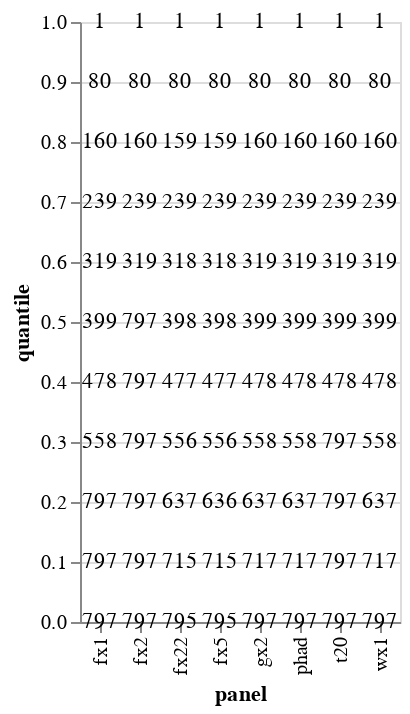

The notebook cell this image was saved under:
### Code cell
alt.Chart(samplesIgElevels).mark_point().encode(
    x=alt.X('panel'),
    y=alt.Y("quantile"),
    size=alt.Size('IgEScore_cutoff:Q')
)
alt.Chart(samplesIgElevels).mark_text().encode(
    x=alt.X('panel'),
    y=alt.Y("quantile"),
    text=alt.Size('sampleCount')
)

### Figure 1 — Vega-Lite specification as saved in the notebook (floating-point values rounded to 4 significant figures)
{"config": {"view": {"continuousWidth": 400, "continuousHeight": 300}}, "data": {"name": "data-5535ea35c53cdc1ede110378b51a6d80"}, "mark": "text", "encoding": {"text": {"type": "quantitative", "field": "sampleCount"}, "x": {"type": "nominal", "field": "panel"}, "y": {"type": "quantitative", "field": "quantile"}}, "$schema": "https://vega.github.io/schema/vega-lite/v4.8.1.json", "datasets": {"data-5535ea35c53cdc1ede110378b51a6d80": [{"panel": "fx1", "quantile": 0.0, "IgEScore_cutoff": 0.0, "sampleCount": 797}, {"panel": "fx2", "quantile": 0.0, "IgEScore_cutoff": 0.0, "sampleCount": 797}, {"panel": "fx22", "quantile": 0.0, "IgEScore_cutoff": 0.08657, "sampleCount": 795}, {"panel": "fx5", "quantile": 0.0, "IgEScore_cutoff": 0.0, "sampleCount": 795}, {"panel": "gx2", "quantile": 0.0, "IgEScore_cutoff": 0.0, "sampleCount": 797}, {"panel": "phad", "quantile": 0.0, "IgEScore_cutoff": 0.0, "sampleCount": 797}, {"panel": "t20", "quantile": 0.0, "IgEScore_cutoff": 0.0, "sampleCount": 797}, {"panel": "wx1", "quantile": 0.0, "IgEScore_cutoff": 0.0, "sampleCount": 797}, {"panel": "fx1", "quantile": 0.1, "IgEScore_cutoff": 0.0, "sampleCount": 797}, {"panel": "fx2", "quantile": 0.1, "IgEScore_cutoff": 0.0, "sampleCount": 797}, {"panel": "fx22", "quantile": 0.1, "IgEScore_cutoff": 0.1307, "sampleCount": 715}, {"panel": "fx5", "quantile": 0.1, "IgEScore_cutoff": 0.03033, "sampleCount": 715}, {"panel": "gx2", "quantile": 0.1, "IgEScore_cutoff": 0.03384, "sampleCount": 717}, {"panel": "phad", "quantile": 0.1, "IgEScore_cutoff": 0.1716, "sampleCount": 717}, {"panel": "t20", "quantile": 0.1, "IgEScore_cutoff": 0.0, "sampleCount": 797}, {"panel": "wx1", "quantile": 0.1, "IgEScore_cutoff": 0.1303, "sampleCount": 717}, {"panel": "fx1", "quantile": 0.2, "IgEScore_cutoff": 0.0, "sampleCount": 797}, {"panel": "fx2", "quantile": 0.2, "IgEScore_cutoff": 0.0, "sampleCount": 797}, {"panel": "fx22", "quantile": 0.2, "IgEScore_cutoff": 0.1405, "sampleCount": 637}, {"panel": "fx5", "quantile": 0.2, "IgEScore_cutoff": 0.04142, "sampleCount": 636}, {"panel": "gx2", "quantile": 0.2, "IgEScore_cutoff": 0.04858, "sampleCount": 637}, {"panel": "phad", "quantile": 0.2, "IgEScore_cutoff": 0.1935, "sampleCount": 637}, {"panel": "t20", "quantile": 0.2, "IgEScore_cutoff": 0.0, "sampleCount": 797}, {"panel": "wx1", "quantile": 0.2, "IgEScore_cutoff": 0.1435, "sampleCount": 637}, {"panel": "fx1", "quantile": 0.3, "IgEScore_cutoff": 0.0007915, "sampleCount": 558}, {"panel": "fx2", "quantile": 0.3, "IgEScore_cutoff": 0.0, "sampleCount": 797}, {"panel": "fx22", "quantile": 0.3, "IgEScore_cutoff": 0.1509, "sampleCount": 556}, {"panel": "fx5", "quantile": 0.3, "IgEScore_cutoff": 0.05231, "sampleCount": 556}, {"panel": "gx2", "quantile": 0.3, "IgEScore_cutoff": 0.06033, "sampleCount": 558}, {"panel": "phad", "quantile": 0.3, "IgEScore_cutoff": 0.2105, "sampleCount": 558}, {"panel": "t20", "quantile": 0.3, "IgEScore_cutoff": 0.0, "sampleCount": 797}, {"panel": "wx1", "quantile": 0.3, "IgEScore_cutoff": 0.1535, "sampleCount": 558}, {"panel": "fx1", "quantile": 0.4, "IgEScore_cutoff": 0.01042, "sampleCount": 478}, {"panel": "fx2", "quantile": 0.4, "IgEScore_cutoff": 0.0, "sampleCount": 797}, {"panel": "fx22", "quantile": 0.4, "IgEScore_cutoff": 0.1596, "sampleCount": 477}, {"panel": "fx5", "quantile": 0.4, "IgEScore_cutoff": 0.0638, "sampleCount": 477}, {"panel": "gx2", "quantile": 0.4, "IgEScore_cutoff": 0.06902, "sampleCount": 478}, {"panel": "phad", "quantile": 0.4, "IgEScore_cutoff": 0.2346, "sampleCount": 478}, {"panel": "t20", "quantile": 0.4, "IgEScore_cutoff": 0.004621, "sampleCount": 478}, {"panel": "wx1", "quantile": 0.4, "IgEScore_cutoff": 0.1643, "sampleCount": 478}, {"panel": "fx1", "quantile": 0.5, "IgEScore_cutoff": 0.02076, "sampleCount": 399}, {"panel": "fx2", "quantile": 0.5, "IgEScore_cutoff": 0.0, "sampleCount": 797}, {"panel": "fx22", "quantile": 0.5, "IgEScore_cutoff": 0.1691, "sampleCount": 398}, {"panel": "fx5", "quantile": 0.5, "IgEScore_cutoff": 0.07563, "sampleCount": 398}, {"panel": "gx2", "quantile": 0.5, "IgEScore_cutoff": 0.08005, "sampleCount": 399}, {"panel": "phad", "quantile": 0.5, "IgEScore_cutoff": 0.3009, "sampleCount": 399}, {"panel": "t20", "quantile": 0.5, "IgEScore_cutoff": 0.01133, "sampleCount": 399}, {"panel": "wx1", "quantile": 0.5, "IgEScore_cutoff": 0.1799, "sampleCount": 399}, {"panel": "fx1", "quantile": 0.6, "IgEScore_cutoff": 0.03168, "sampleCount": 319}, {"panel": "fx2", "quantile": 0.6, "IgEScore_cutoff": 0.03128, "sampleCount": 319}, {"panel": "fx22", "quantile": 0.6, "IgEScore_cutoff": 0.1793, "sampleCount": 318}, {"panel": "fx5", "quantile": 0.6, "IgEScore_cutoff": 0.0955, "sampleCount": 318}, {"panel": "gx2", "quantile": 0.6, "IgEScore_cutoff": 0.09609, "sampleCount": 319}, {"panel": "phad", "quantile": 0.6, "IgEScore_cutoff": 0.4269, "sampleCount": 319}, {"panel": "t20", "quantile": 0.6, "IgEScore_cutoff": 0.02044, "sampleCount": 319}, {"panel": "wx1", "quantile": 0.6, "IgEScore_cutoff": 0.2002, "sampleCount": 319}, {"panel": "fx1", "quantile": 0.7, "IgEScore_cutoff": 0.0489, "sampleCount": 239}, {"panel": "fx2", "quantile": 0.7, "IgEScore_cutoff": 0.09873, "sampleCount": 239}, {"panel": "fx22", "quantile": 0.7, "IgEScore_cutoff": 0.192, "sampleCount": 239}, {"panel": "fx5", "quantile": 0.7, "IgEScore_cutoff": 0.1219, "sampleCount": 239}, {"panel": "gx2", "quantile": 0.7, "IgEScore_cutoff": 0.1222, "sampleCount": 239}, {"panel": "phad", "quantile": 0.7, "IgEScore_cutoff": 0.7694, "sampleCount": 239}, {"panel": "t20", "quantile": 0.7, "IgEScore_cutoff": 0.0392, "sampleCount": 239}, {"panel": "wx1", "quantile": 0.7, "IgEScore_cutoff": 0.2583, "sampleCount": 239}, {"panel": "fx1", "quantile": 0.8, "IgEScore_cutoff": 0.07666, "sampleCount": 160}, {"panel": "fx2", "quantile": 0.8, "IgEScore_cutoff": 0.2888, "sampleCount": 160}, {"panel": "fx22", "quantile": 0.8, "IgEScore_cutoff": 0.2149, "sampleCount": 159}, {"panel": "fx5", "quantile": 0.8, "IgEScore_cutoff": 0.1815, "sampleCount": 159}, {"panel": "gx2", "quantile": 0.8, "IgEScore_cutoff": 0.1753, "sampleCount": 160}, {"panel": "phad", "quantile": 0.8, "IgEScore_cutoff": 1.672, "sampleCount": 160}, {"panel": "t20", "quantile": 0.8, "IgEScore_cutoff": 0.09271, "sampleCount": 160}, {"panel": "wx1", "quantile": 0.8, "IgEScore_cutoff": 0.4431, "sampleCount": 160}, {"panel": "fx1", "quantile": 0.9, "IgEScore_cutoff": 0.1511, "sampleCount": 80}, {"panel": "fx2", "quantile": 0.9, "IgEScore_cutoff": 0.9878, "sampleCount": 80}, {"panel": "fx22", "quantile": 0.9, "IgEScore_cutoff": 0.2801, "sampleCount": 80}, {"panel": "fx5", "quantile": 0.9, "IgEScore_cutoff": 0.3504, "sampleCount": 80}, {"panel": "gx2", "quantile": 0.9, "IgEScore_cutoff": 0.3963, "sampleCount": 80}, {"panel": "phad", "quantile": 0.9, "IgEScore_cutoff": 5.221, "sampleCount": 80}, {"panel": "t20", "quantile": 0.9, "IgEScore_cutoff": 0.2907, "sampleCount": 80}, {"panel": "wx1", "quantile": 0.9, "IgEScore_cutoff": 1.309, "sampleCount": 80}, {"panel": "fx1", "quantile": 1.0, "IgEScore_cutoff": 7.504, "sampleCount": 1}, {"panel": "fx2", "quantile": 1.0, "IgEScore_cutoff": 43.4, "sampleCount": 1}, {"panel": "fx22", "quantile": 1.0, "IgEScore_cutoff": 8.679, "sampleCount": 1}, {"panel": "fx5", "quantile": 1.0, "IgEScore_cutoff": 11.5, "sampleCount": 1}, {"panel": "gx2", "quantile": 1.0, "IgEScore_cutoff": 75.43, "sampleCount": 1}, {"panel": "phad", "quantile": 1.0, "IgEScore_cutoff": 74.56, "sampleCount": 1}, {"panel": "t20", "quantile": 1.0, "IgEScore_cutoff": 24.62, "sampleCount": 1}, {"panel": "wx1", "quantile": 1.0, "IgEScore_cutoff": 44.1, "sampleCount": 1}]}}
